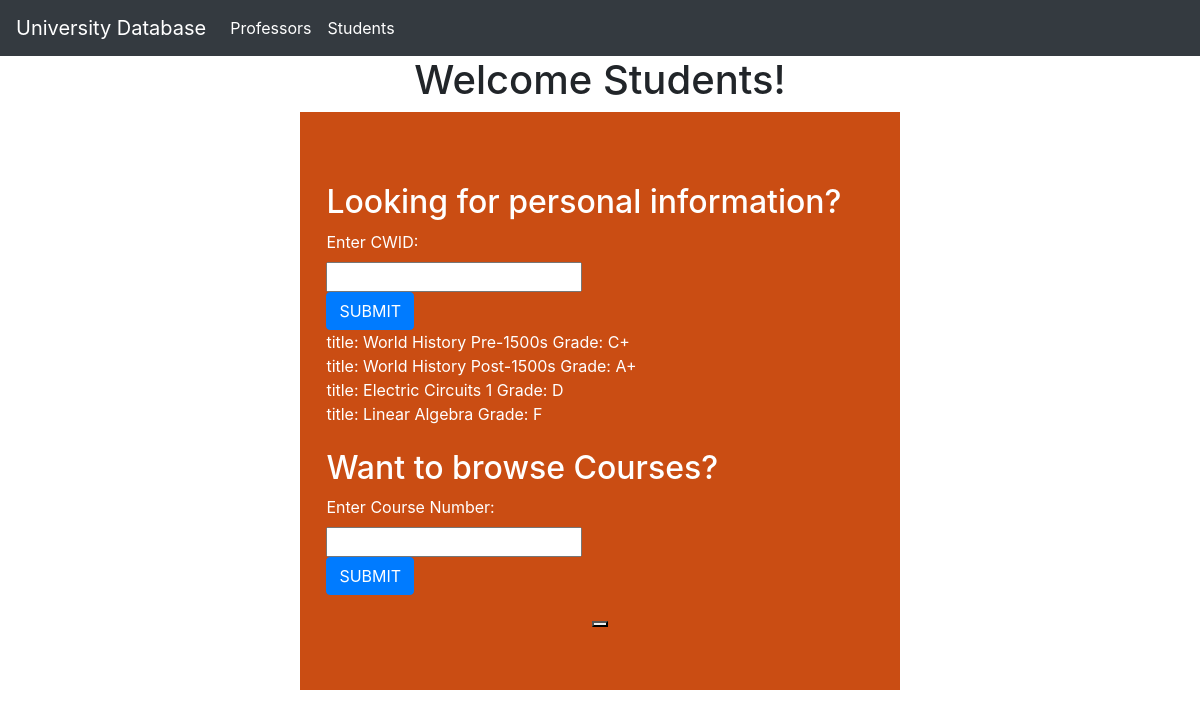
The page /pages/student.php?cwid=122789079 on the database its author committed.
### tables this page shows
CREATE TABLE enrollment(
    E_cno INT(4) NOT NULL,
    E_sno INT(2) NOT NULL,
    E_CWID INT(9) NOT NULL,
    grade CHAR(2) DEFAULT NULL,
    PRIMARY KEY(E_cno, E_sno, E_CWID),
    CONSTRAINT FOREIGN KEY(E_cno) REFERENCES course(cno) ON DELETE CASCADE ON UPDATE CASCADE,
    CONSTRAINT FOREIGN KEY(E_sno) REFERENCES section(sno) ON DELETE CASCADE ON UPDATE CASCADE,
    CONSTRAINT FOREIGN KEY(E_CWID) REFERENCES student(CWID) ON DELETE CASCADE ON UPDATE CASCADE
);

CREATE TABLE course(
    cno INT(4) NOT NULL,
    title VARCHAR(64) DEFAULT NULL,
    units INT(2) DEFAULT NULL,
    textbook VARCHAR(64) DEFAULT NULL,
    dp_no INT(2) DEFAULT NULL,
    PRIMARY KEY(cno),
    CONSTRAINT FOREIGN KEY(dp_no) REFERENCES department(dno) ON DELETE CASCADE ON UPDATE CASCADE
);

### db.inc.php (the view, shortened to what this page needs)
<?php
    function getcourses($student_cwid, $conn){
        echo "<br />";
        $sql_query="SELECT title, grade FROM enrollment, course WHERE E_CWID =".$student_cwid." AND enrollment.E_cno = course.cno;";
        $result = $conn->query($sql_query);
        if($result->num_rows > 0){
            while($row = $result->fetch_assoc()) {
                echo "title: ".$row["title"]." Grade: ".$row["grade"]."<br />";
            }
        } else {
            echo "No records found";
        }
    }
?>

### rows shown on the page
enrollment: E_cno.title "World History Pre-1500s", grade "C+"
enrollment: E_cno.title "World History Post-1500s", grade "A+"
enrollment: E_cno.title "Electric Circuits 1", grade "D"
enrollment: E_cno.title "Linear Algebra", grade "F"
